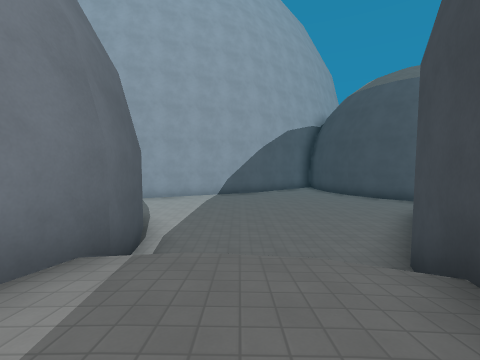
[1] (above)

17 first-person views from a walk through a level from a Godot 3-D game. The camera is 1.3 m above the floor, tilts 4° down and sees 90° across. The floor is counted in squares, 2 m on a side. Each view is taken from the middle of a square. On the plan, view 1 faces up. The plan holds only what a view shows up to about 9 squares ahead; the rest is blank. The place goes on beyond the plan. Surface patterns are stand-ins for the level's own textures.

[2]
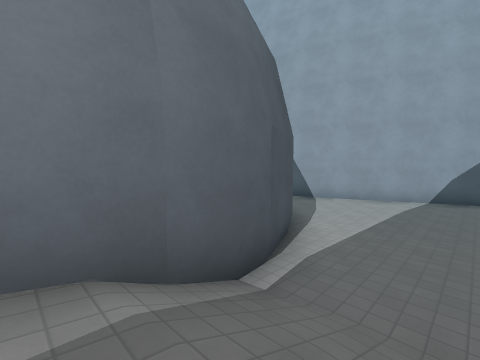

[3]
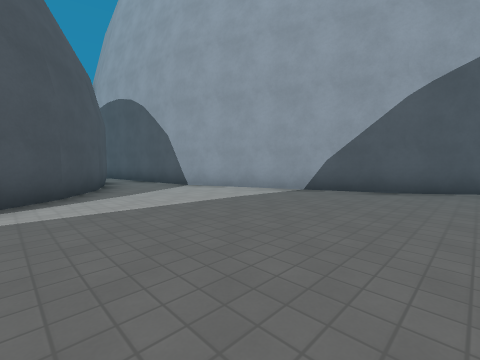

[4]
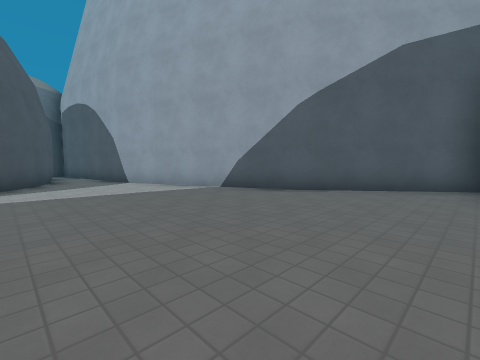

[5]
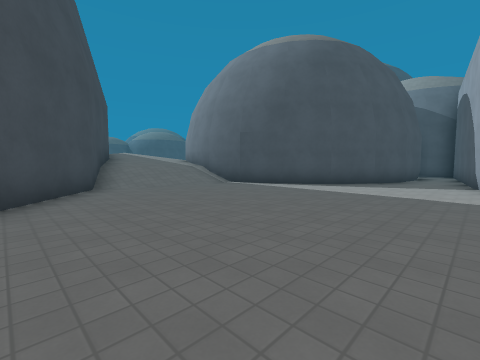

[6]
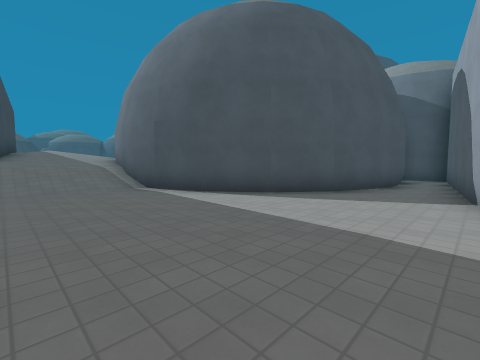

[7]
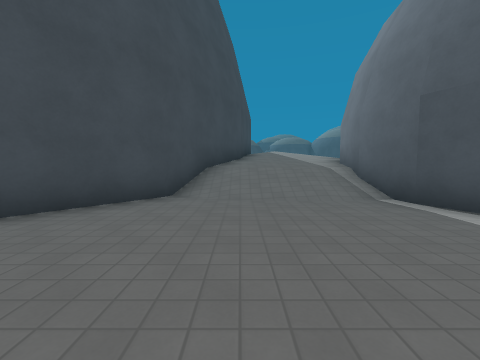

[8]
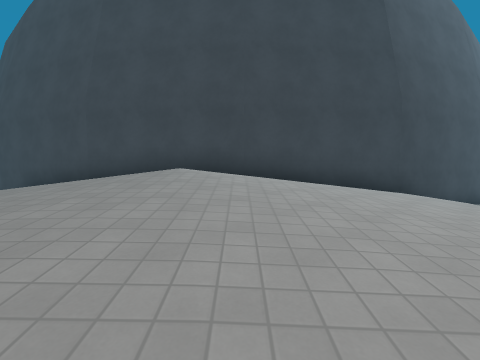

[9]
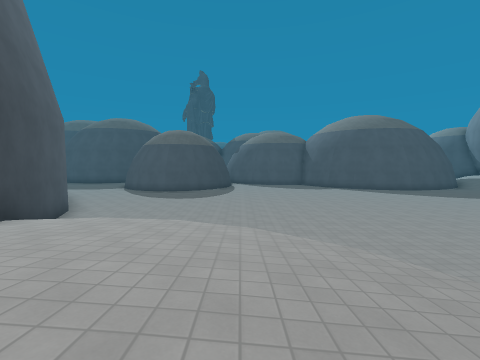

[10]
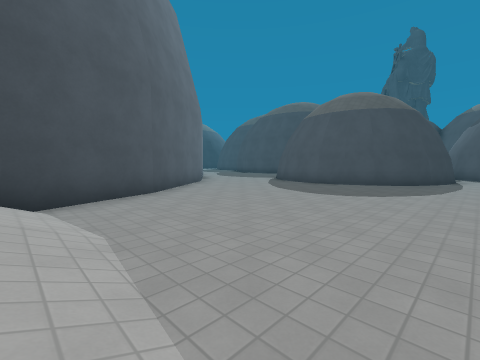

[11]
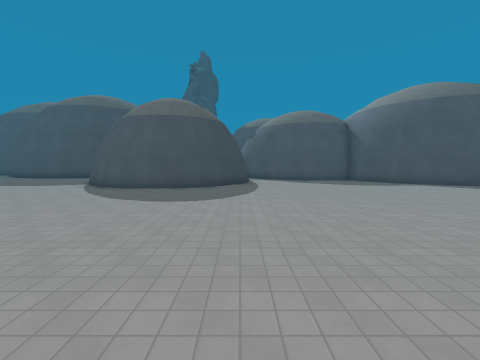

[12]
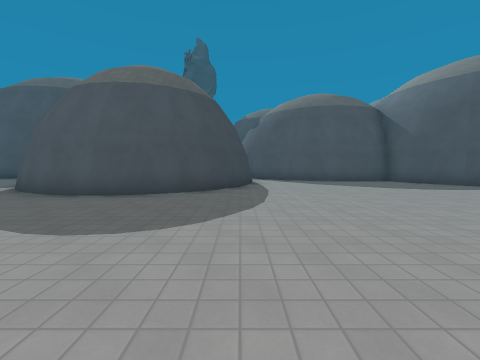

[13]
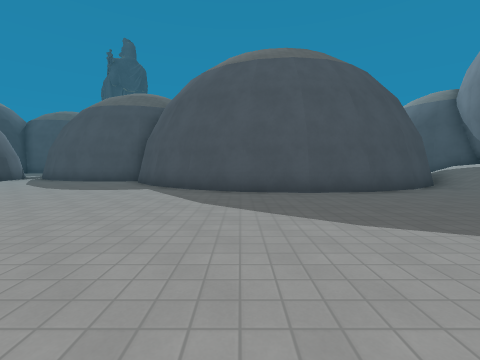

[14]
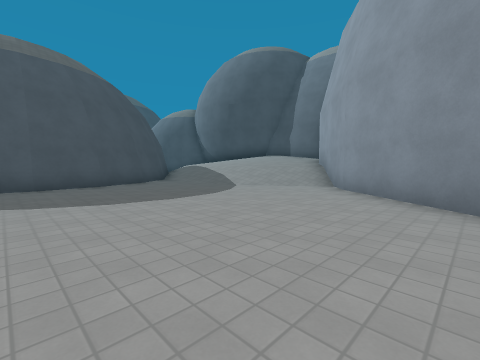

[15]
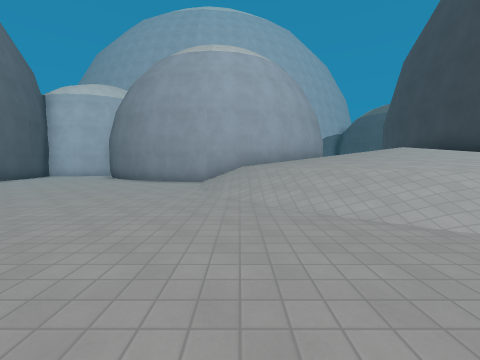

[16]
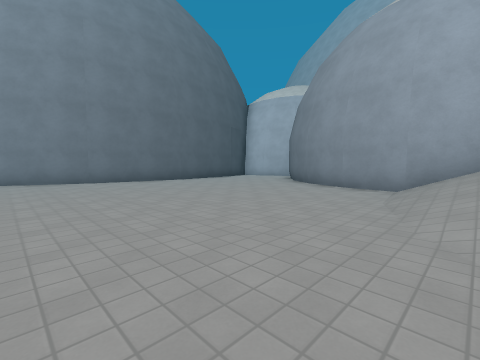

[17]
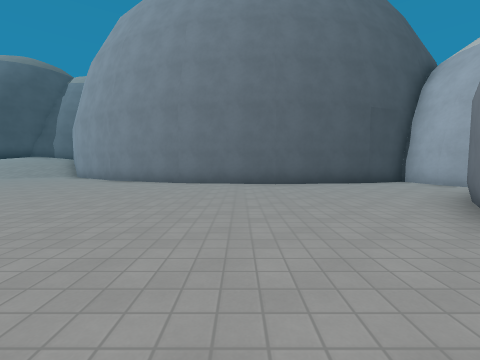

### Floor plan
Key: @ floor where view 1 was taken; # wall or solid block; . floor; / step, stairs or slope.
Columns run from 20 left of view 1 to 4 right of it. Each row starts with its distance up from view 1.
 14                       ##.
 13                      ##..
 12                   ####...
 11                 ###......
 10           #######........
  9           #..............
  8           ######.........
  7                ##........
  6                 ##.......
  5                  ##.....#
  4                   #....##
  3                   #////#
  2                   #///##
  1     ###.          #///#
  0      #..          //@##
 -1      #...##       ///#
 -2      #....######/////#
 -3      #......./////// #
 -4      #.......////////#
 -5      #.......////////#
 -6      #........///////#
 -7     ##........///////#
 -8     #..........//////##
 -9     #............/////#
-10    ##....  ...........##
-11   ##..... .............#
-12  ##....................##
-13 ##......................#
-14 #//......................
-15 ////.....................
-16  ///.....................
-17   //................###..
-18    /.######........## ##.
-19   //##    ##......##
-20  //        ##.....#
-21  //         #####.#

Where each view was taken, in squares from view 1:
view 1: 0 up, 0 right, facing up
view 2: 2 up, 0 right, facing up-left
view 3: 6 up, 2 right, facing up-left
view 4: 7 up, 4 right, facing up-left
view 5: 10 up, 4 right, facing down-left
view 6: 10 up, 1 right, facing down-left
view 7: 8 up, 1 right, facing down
view 8: 4 down, 5 left, facing right
view 9: 4 down, 3 left, facing down
view 10: 9 down, 3 left, facing down-right
view 11: 9 down, 2 left, facing down
view 12: 12 down, 2 left, facing down
view 13: 12 down, 11 left, facing down
view 14: 10 down, 12 left, facing down-left
view 15: 11 down, 6 left, facing up
view 16: 9 down, 6 left, facing up-left
view 17: 5 down, 7 left, facing left
